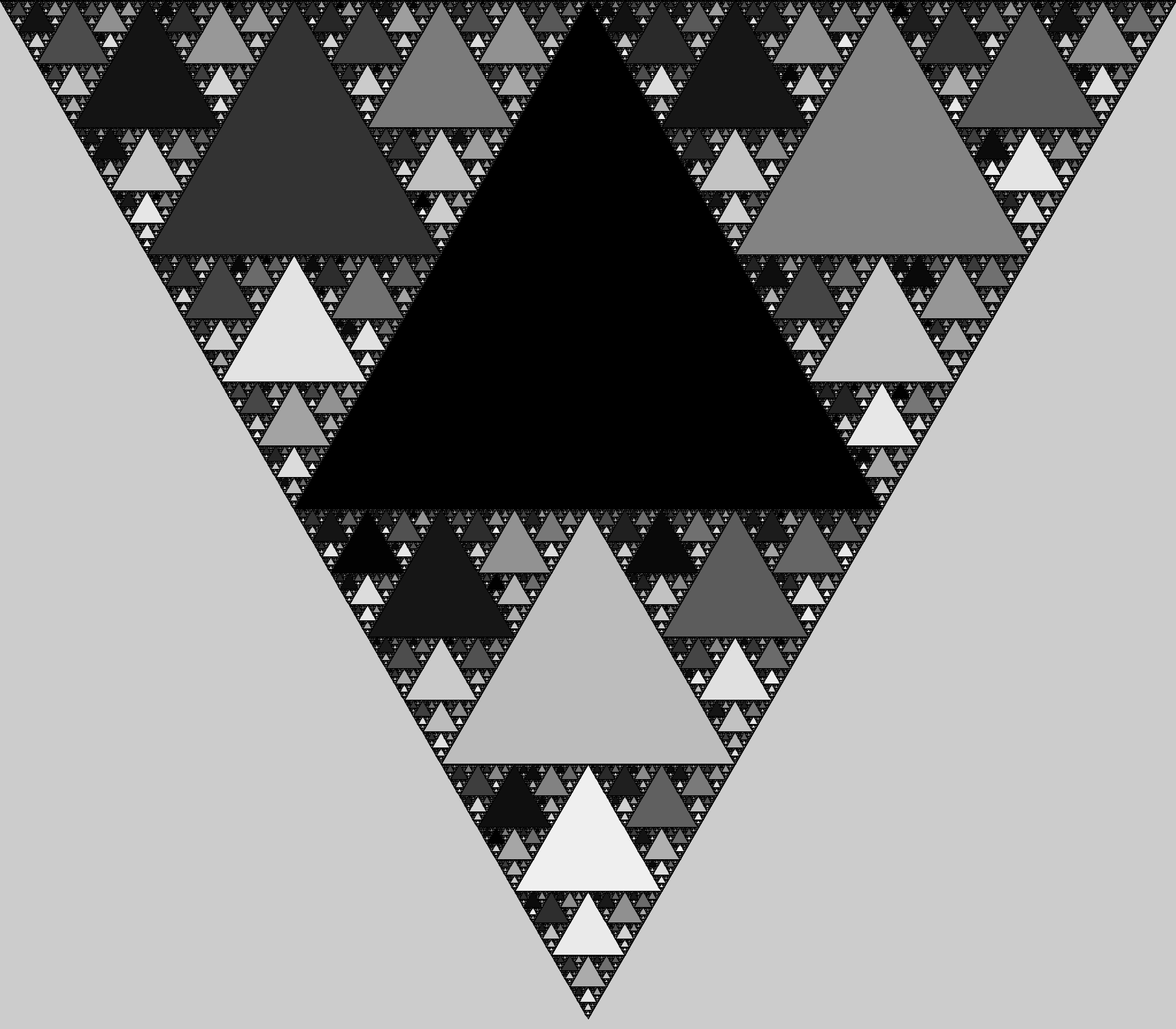
Frame 1 (no input)
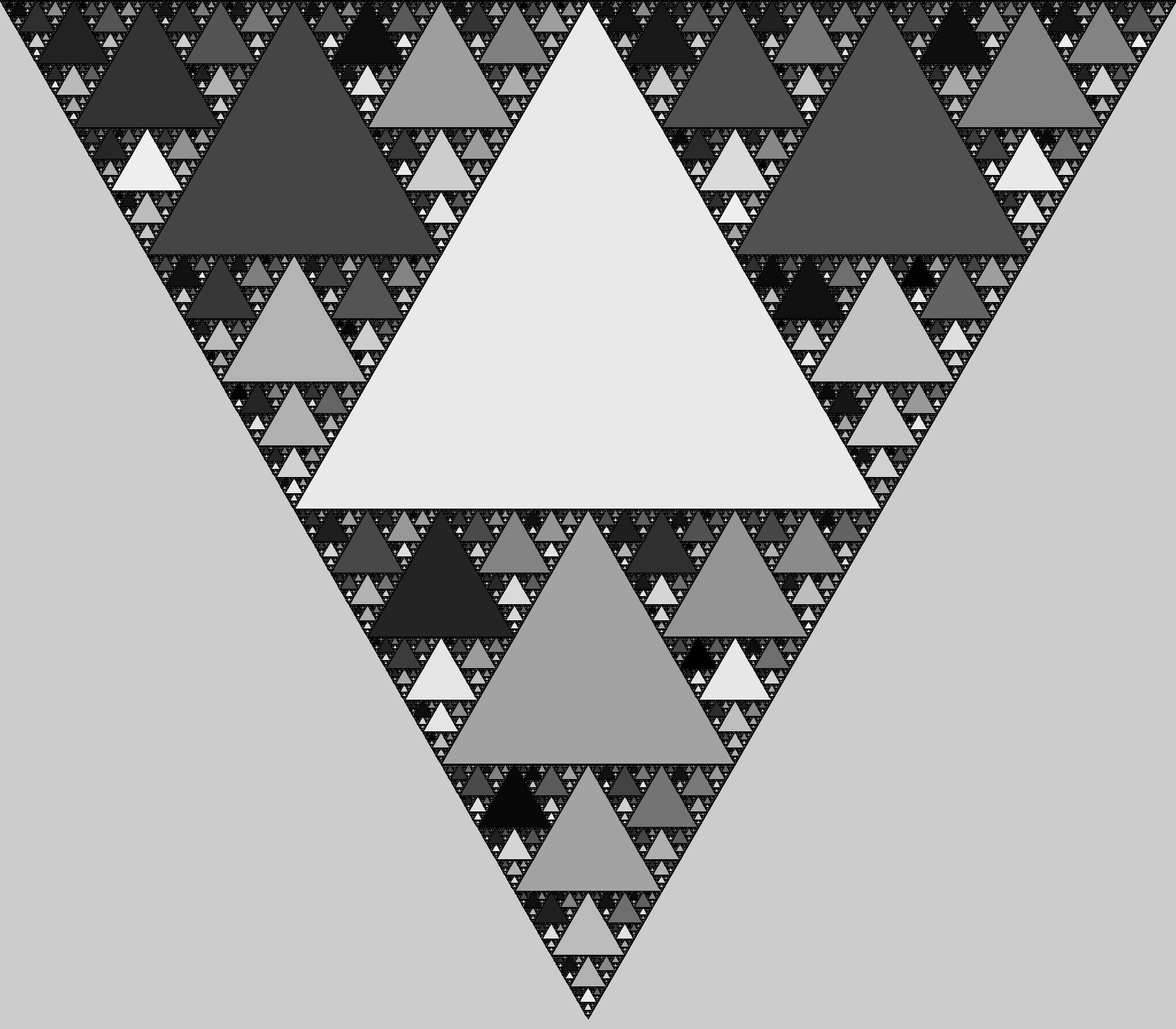
Frame 2 (the mouse pressed at the canvas centre, redrawn once)

The Processing sketch that drew these frames (run headless with seeded random() and noise(); the mouse was pressed at the canvas centre and the sketch redrawn once):

// Processing sketch: gasket
// ── gasket.pde
void setup(){
  size(1600,1400);
  fill(0);
  smooth();
  noLoop();
}

void draw(){
  gasket(0, 0, width, 10);
}

void gasket(float x, float y, float a, int num){
  triangle(x, y, x + a, y, x + a / 2, y + sqrt(3) * a / 2);
  num -= 1;
  if(num > 0){
    fill(random(0, 80));
    gasket(x, y, a / 2, num);
    fill(random(81, 160));
    gasket(x + a / 2, y, a /2, num);
    fill(random(161, 240));
    gasket(x + a / 4, y + sqrt(3) * a /4, a / 2, num);
  }
}
